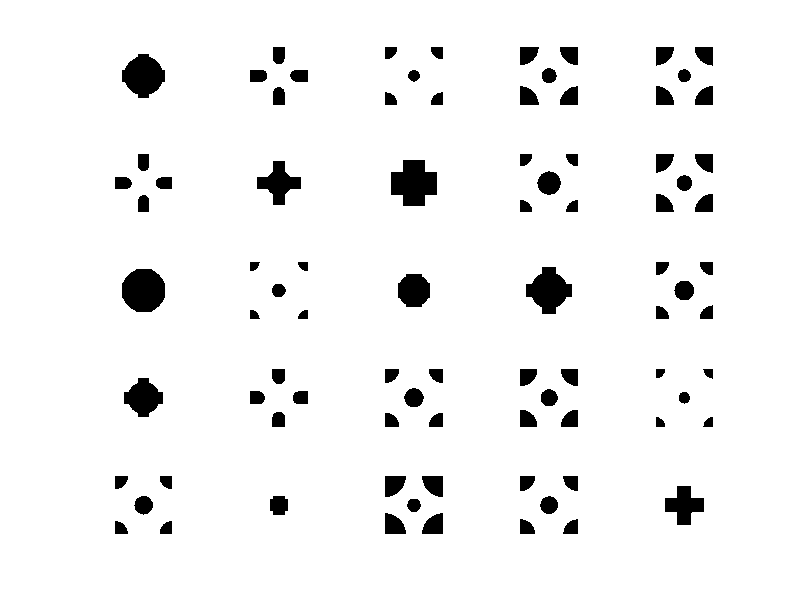
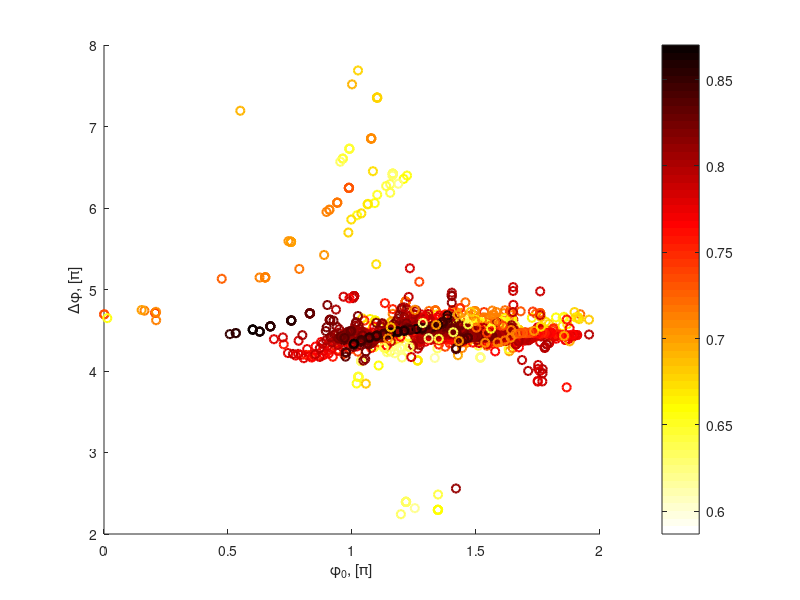
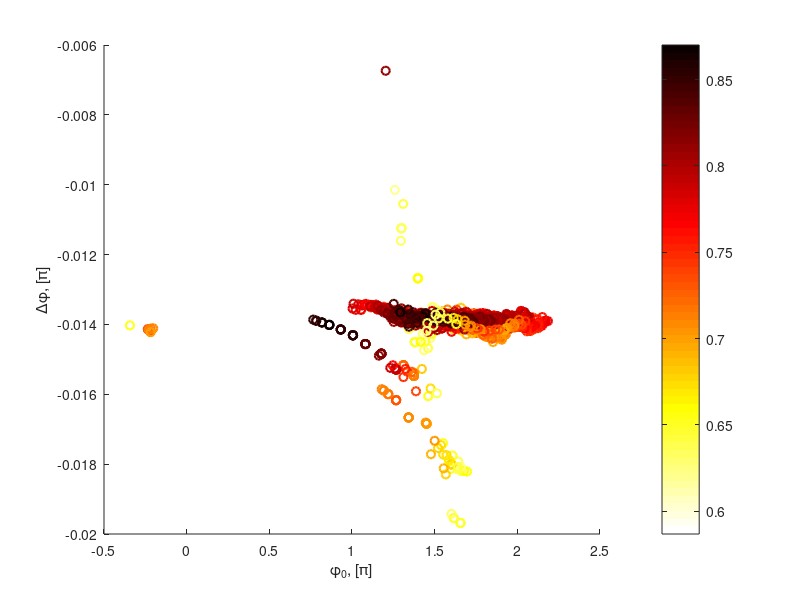
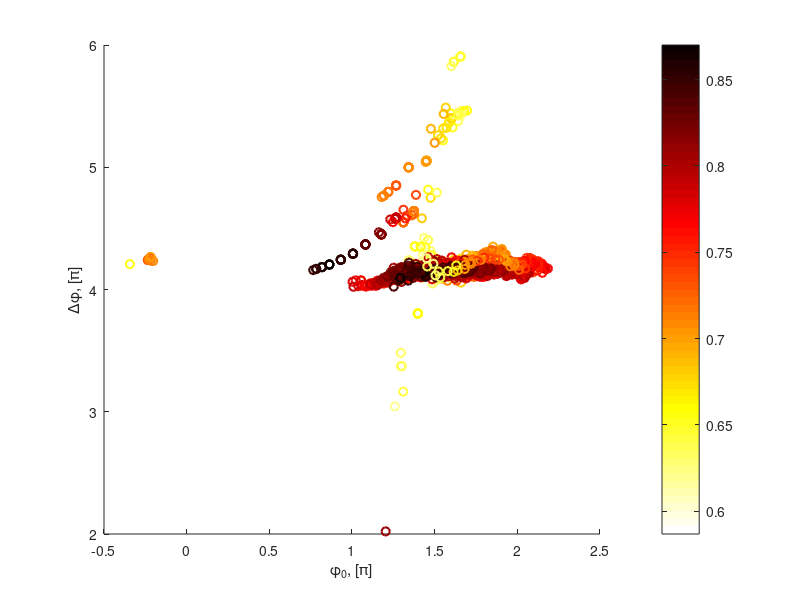

Write the MATLAB code that produced these figures, in order.
%% Lesson 1: Visualize the dataset
% Your simulator have generated |phase| and |amp| matrices, using the |patt| 
% (for pattern) images.
% 
% You load the data into the workspace:

load('lesson1.mat');
whos -file lesson1.mat
% Task 1. Visualize random images on a plot in an array of NxN subplots.

% Hint: use subplot in a loop, pcolor or imshow for displaying
N = 5;
x = randi(size(geom,3),[1 N^2]);
figure
for i = 1:N^2
    subplot(N,N,i)
    imshow(geom(:,:,x(i))); 
end
% Task 2. Obtaian $\Delta\varphi$ and $\varphi_0$ as difference on the edges and central phase and use average efficiency as the color.

[~, mid] = min(abs(wavelength - mean(wavelength)));
phi0 = squeeze(phase(mid,:,:));
delta_phi = squeeze(diff(phase([end 1],:,:)));
ave = squeeze(mean(amp.^2));
% Task 3. Make a scatter plot of $\varphi_0$ vs $\Delta\varphi$. 

figure; scatter(phi0/pi, delta_phi/pi, 36, ave, "LineWidth", 1.5); 
colormap(flipud(hot)); colorbar
xlabel('\phi_0, [\pi]'); ylabel('\Delta\phi, [\pi]')
% Task 4. Use MATLAB's least square approximation algorithm for getting $\Delta\varphi$ and $\varphi_0$.

[phi0_2, delta_phi_2] = deal(zeros(1,size(geom,3)));
for i = 1:size(geom,3)
    p = polyfit(wavelength(:) - wavelength(mid), phase(:, 1, i), 1);
    delta_phi_2(i) = p(1);
    phi0_2(i) = p(2);
end
% Task 5. Make the same scatter plot as in Task 3. Compare results.

figure; scatter(phi0_2/pi, delta_phi_2/pi, 36, ave, "LineWidth", 1.5); 
colormap(flipud(hot)); colorbar
xlabel('\phi_0, [\pi]'); ylabel('\Delta\phi, [\pi]')
%% 
% These two (|delta_phi| and |delta_phi_2|) have different physical dimensions. 
% To make them the same, we have to make the following step to convert the slope 
% [radians/length] into a phase difference [radians].

delta_phi_2 = delta_phi_2 * diff(wavelength([end 1]));
figure; scatter(phi0_2/pi, delta_phi_2/pi, 36, ave, "LineWidth", 1.5); 
colormap(flipud(hot)); colorbar
xlabel('\phi_0, [\pi]'); ylabel('\Delta\phi, [\pi]')
% Task 6. (At home) Repeat the steps for the second order approximation.

% Hint 1: \Delta^2\phi is sum at the edges minus two central
% Hint 2: Use either different scatter plots, or a 3D one (scatter3) to
% visualize the 0, 1st and 2nd order coefficients.